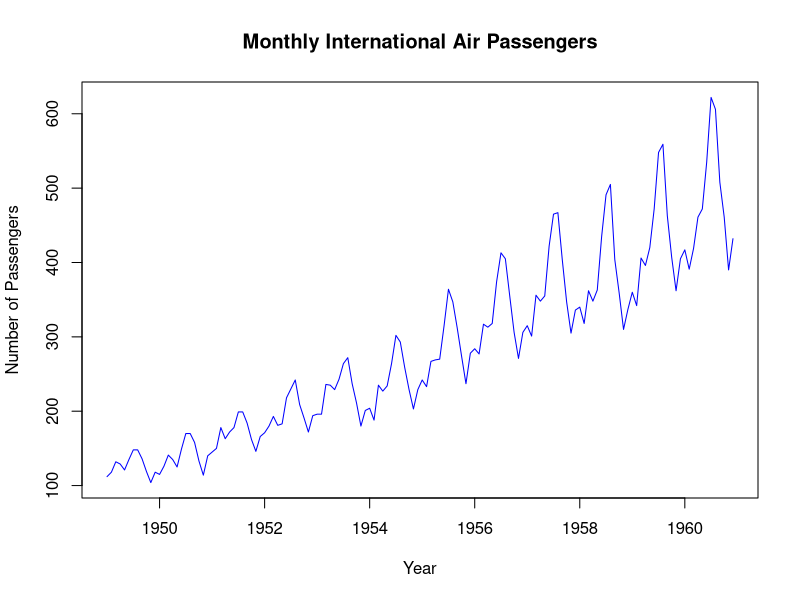
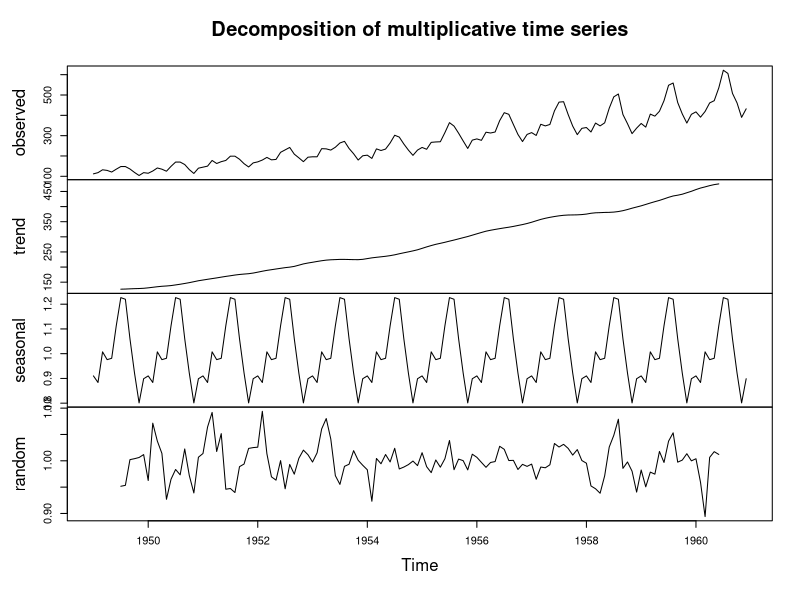
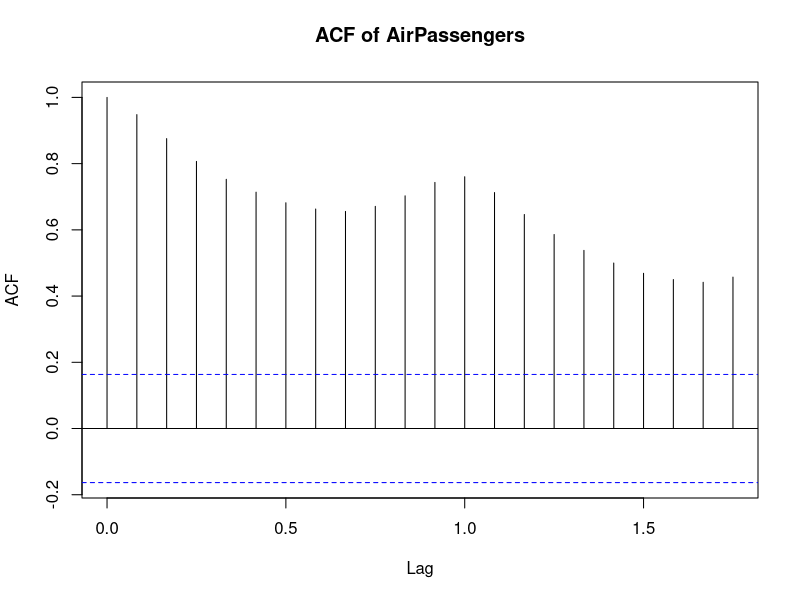
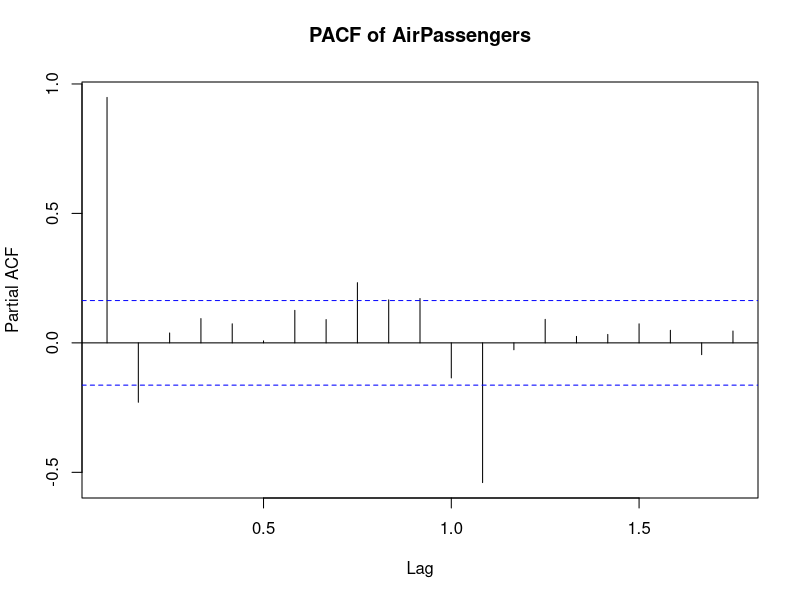
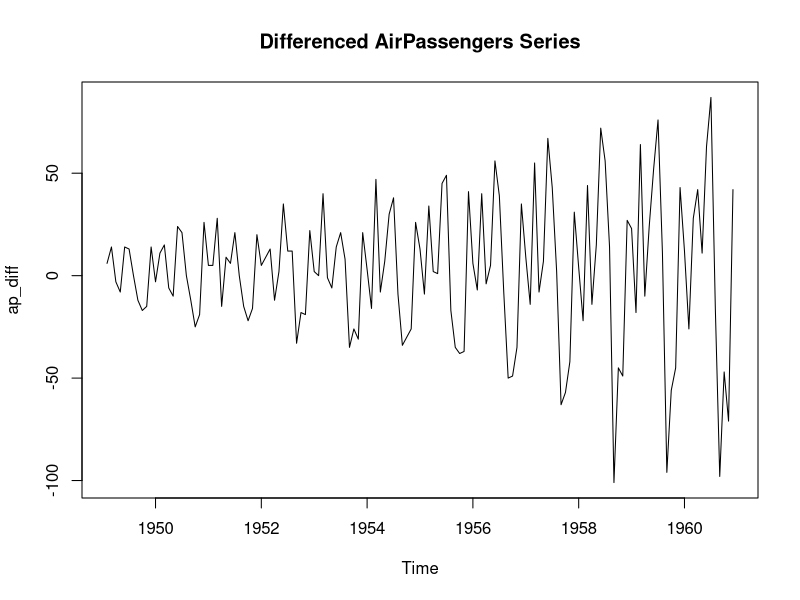
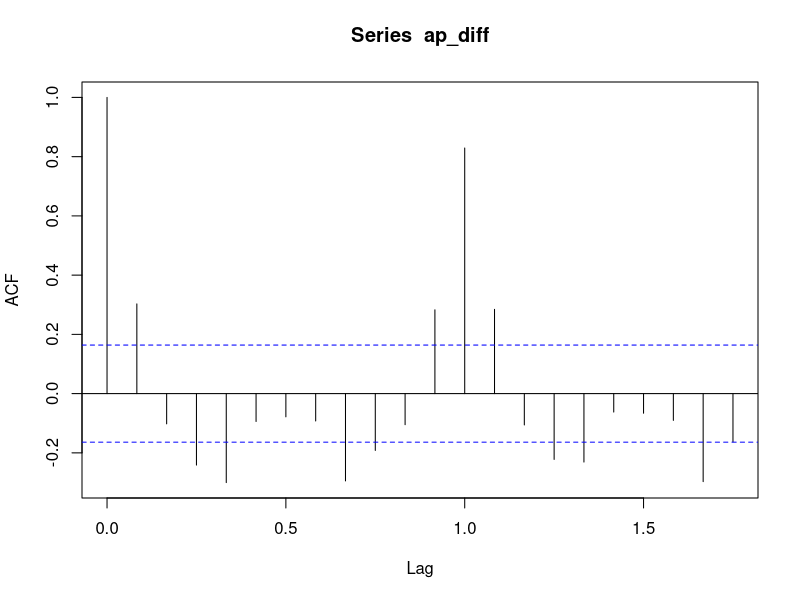
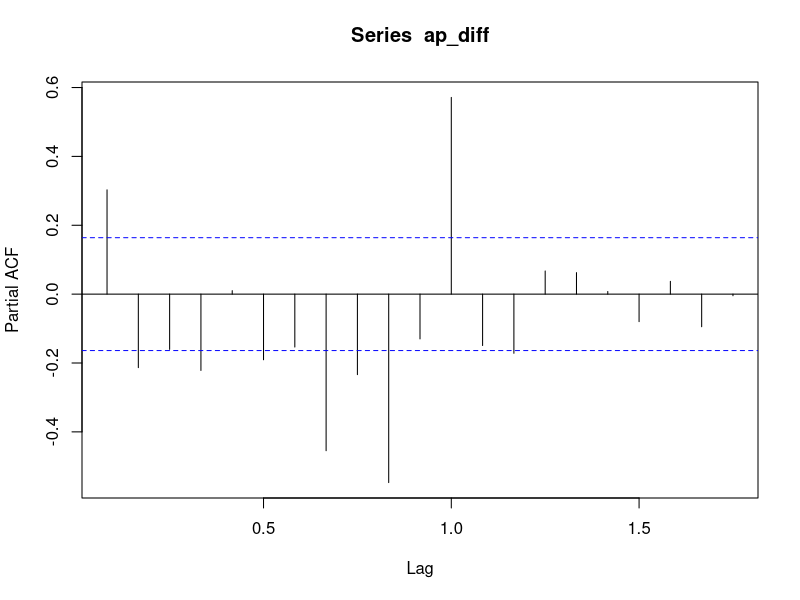

These charts were generated, in order, by the following R code:
## ---- chunk 1
# Load the dataset
data("AirPassengers")

# Assign to a variable
ap_ts <- AirPassengers

# Check structure
class(ap_ts)
start(ap_ts)
frequency(ap_ts)

plot(ap_ts,
     main = "Monthly International Air Passengers",
     xlab = "Year",
     ylab = "Number of Passengers",
     col = "blue")



# Decompose the time series
ap_decomp <- decompose(ap_ts, type = "multiplicative")

# Plot decomposition
plot(ap_decomp)


# ACF plot
acf(ap_ts,
    main = "ACF of AirPassengers")

# PACF plot
pacf(ap_ts,
     main = "PACF of AirPassengers")


# Load package
library(tseries)

# Perform ADF test
adf.test(ap_ts)


# First difference
ap_diff <- diff(ap_ts)

# Plot differenced series
plot(ap_diff,
     main = "Differenced AirPassengers Series")

# ACF and PACF of differenced series
acf(ap_diff)
pacf(ap_diff)

# ADF test on differenced data
adf.test(ap_diff)
